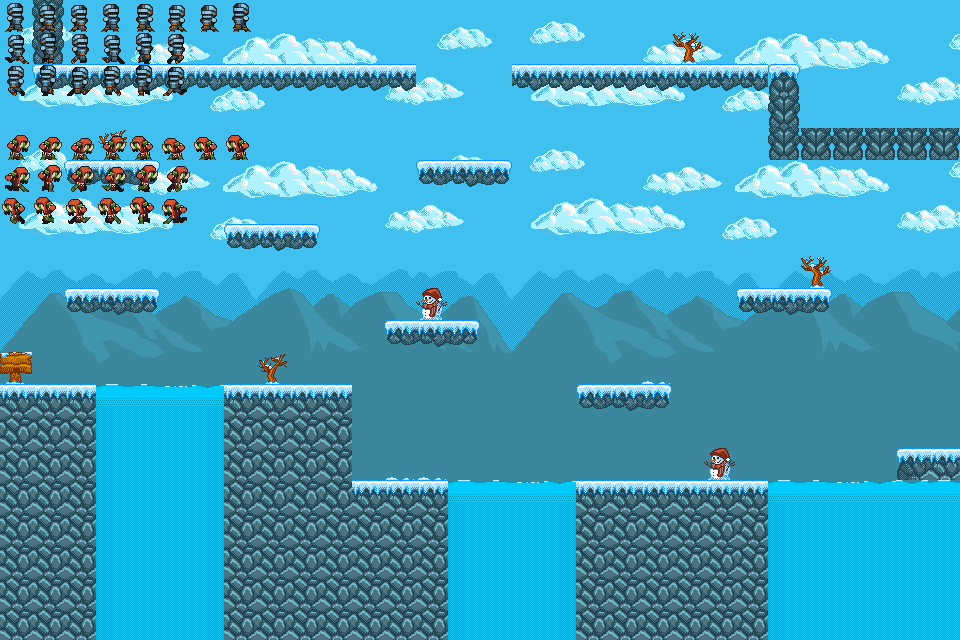

This game map was drawn from its Tiled (.tmx) file and the tilesets committed beside it. A one-line description and the trimmed map source follow:
An orthogonal 30x20 tile map with 32x32 px tiles, 9 tile layers (Pozadina, Voda, Platforma, Ukrasi, ...), 4 tilesets and 7 objects (coin1, coin2, coin3, coin4, vrata, ...).

<map version="1.10" tiledversion="1.10.2" orientation="orthogonal" renderorder="right-down" width="30" height="20" tilewidth="32" tileheight="32" infinite="0" nextlayerid="12" nextobjectid="10">
 <editorsettings>
  <export target="../map-2.js" format="js" />
 </editorsettings>
 <tileset firstgid="1" name="0" tilewidth="32" tileheight="32" tilecount="144" columns="16">
  <image source="single_background.png" width="512" height="303" />
 </tileset>
 <tileset firstgid="145" name="1" tilewidth="32" tileheight="32" tilecount="160" columns="16">
  <image source="pixel_platform_02_tileset_final.png" width="512" height="320" />
 </tileset>
 <tileset firstgid="305" name="svi" tilewidth="32" tileheight="32" tilecount="600" columns="30">
  <image source="svi.png" width="960" height="640" />
 </tileset>
 <tileset firstgid="905" name="21" tilewidth="32" tileheight="32" tilecount="600" columns="30">
  <image source="oruzje.png" width="960" height="640" />
 </tileset>
 <layer id="1" name="Pozadina" width="30" height="20">
  <data>[600 cells, 600 non-empty, 144 distinct tile ids]</data>
 </layer>
 <layer id="3" name="Voda" width="30" height="20">
  <data>[600 cells, 82 non-empty, 6 distinct tile ids]</data>
 </layer>
 <layer id="4" name="Platforma" width="30" height="20">
  <data>[600 cells, 154 non-empty, 8 distinct tile ids]</data>
 </layer>
 <layer id="5" name="Ukrasi" width="30" height="20">
  <data>[600 cells, 10 non-empty, 5 distinct tile ids]</data>
 </layer>
 <layer id="6" name="GlavniLik" width="30" height="20">
  <properties>
   <property name="class" value="galahad" />
  </properties>
  <data>[600 cells, 20 non-empty, 20 distinct tile ids]</data>
 </layer>
 <layer id="7" name="Neprijatelj1" width="30" height="20">
  <properties>
   <property name="class" value="protivnik" />
  </properties>
  <data>[600 cells, 20 non-empty, 20 distinct tile ids]</data>
 </layer>
 <layer id="10" name="Neprijatelj2" width="30" height="20">
  <properties>
   <property name="class" value="protivnik" />
  </properties>
  <data>[600 cells, 20 non-empty, 20 distinct tile ids]</data>
 </layer>
 <layer id="9" name="Neprijatelj3" width="30" height="20">
  <properties>
   <property name="class" value="protivnik" />
  </properties>
  <data>[600 cells, 20 non-empty, 20 distinct tile ids]</data>
 </layer>
 <layer id="8" name="Neprijatelj4" width="30" height="20">
  <properties>
   <property name="class" value="protivnik" />
  </properties>
  <data>[600 cells, 20 non-empty, 20 distinct tile ids]</data>
 </layer>
 <objectgroup id="11" name="razno">
  <properties>
   <property name="class" value="svi" />
  </properties>
  <object id="1" name="coin1" gid="150" x="896" y="416" width="32" height="32" />
  <object id="2" name="coin2" gid="150" x="386" y="448" width="32" height="32" />
  <object id="4" name="coin3" gid="150" x="448" y="128" width="32" height="32" />
  <object id="5" name="coin4" gid="150" x="160" y="32" width="32" height="32" />
  <object id="7" name="vrata" gid="286" x="928" y="96" width="32" height="32" />
  <object id="8" name="projektil" gid="1297" x="448" y="32" width="32" height="32" />
  <object id="9" name="health1" gid="200" x="768" y="256" width="32" height="32" />
 </objectgroup>
</map>
